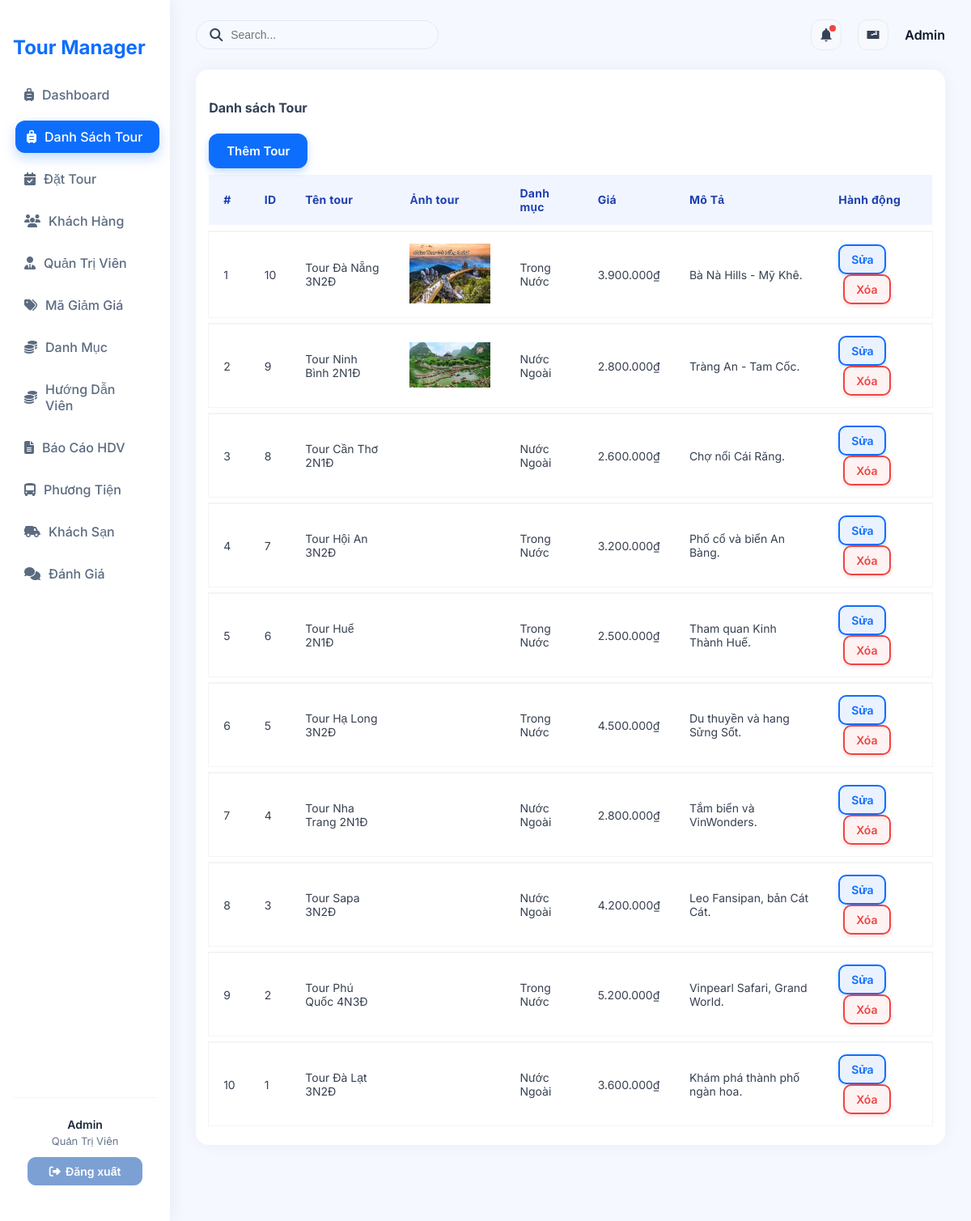
/?action=admin-listTours (signed in), run on the app's committed database.
### tables this page shows
CREATE TABLE `tours` (
  `tour_id` int NOT NULL,
  `tour_name` varchar(150) NOT NULL,
  `description` text,
  `price` decimal(12,2) DEFAULT NULL,
  `category_id` int DEFAULT NULL,
  `tour_images` varchar(255) NOT NULL
);

CREATE TABLE `categories` (
  `category_id` int NOT NULL,
  `category_name` varchar(100) DEFAULT NULL
);

### controllers/TourController.php (called while the page is built, shortened)
<?php
class TourController
{
    private $tourQuery;
    public function __construct()
    {
        $this->tourQuery = new ToursQuery();
    }
    public function listTours()
    {
        $tours = $this->tourQuery->getAllToursWithCategory();
        require './views/Tour/listTour.php';
    }
}
?>

### routes/index.php (called while the page is built)
<?php
$action = $_GET['action'] ?? '/';
match ($action) {
    '/' => (new ProductController)->home(),
    'admin' => require './views/admin.php',
    'login' => (new AuthController)->login(),
    'logout' => (new AuthController)->logout(),
    'admin-listTours' => require './views/admin.php',
    'admin-createTours' => require './views/admin.php',
    'admin-updateTours' => require './views/admin.php',
    'admin-listUsers' => require './views/admin.php',
    'admin-createUsers' => require './views/admin.php',
    'admin-updateUsers' => require './views/admin.php',
    'admin-listCategory' => require './views/admin.php',
    'admin-createCategory' => require './views/admin.php',
    'admin-updateCategory' => require './views/admin.php',
    'admin-listCustomer' => require './views/admin.php',
    'admin-createCustomer' => require './views/admin.php',
    'admin-updateCustomer' => require './views/admin.php',
    'admin-listDiscount' => require './views/admin.php',
    'admin-createDiscount' => require './views/admin.php',
    'admin-updateDiscount' => require './views/admin.php',
    'admin-listGuide' => require './views/admin.php',
    'admin-createGuide' => require './views/admin.php',
    'admin-updateGuide' => require './views/admin.php',
    'admin-listTourGuide' => require './views/admin.php',
    'admin-createTourGuide' => require './views/admin.php',
    'admin-updateTourGuide' => require './views/admin.php',
    'admin-listHotel' => require './views/admin.php',
    'admin-createHotel' => require './views/admin.php',
    'admin-updateHotel' => require './views/admin.php',
    'admin-listVehicles' => require './views/admin.php',
    'admin-createVehicles' => require './views/admin.php',
    'admin-updateVehicles' => require './views/admin.php',
    'admin-listReport' => require './views/admin.php',
    'admin-createReport' => require './views/admin.php',
    'admin-updateReport' => require './views/admin.php',
    default => require './views/admin.php',
};

### index.php (called while the page is built, shortened)
<?php
spl_autoload_register(function ($class) {
    $fileName = "$class.php";
    $fileModel              = PATH_MODEL . $fileName;
});
require_once './routes/index.php';

### models/BaseModel.php (called while the page is built, shortened)
<?php
class BaseModel
{
    public function __construct()
    {
        $dsn = sprintf('mysql:host=%s;port=%s;dbname=%s;charset=utf8', DB_HOST, DB_PORT, DB_NAME);
        try {
            $this->pdo = new PDO($dsn, DB_USERNAME, DB_PASSWORD, DB_OPTIONS);
        } catch (PDOException $e) {
            die("Kết nối cơ sở dữ liệu thất bại: {$e->getMessage()}. Vui lòng thử lại sau.");
        }
    }
}

### models/ToursQuery.php (called while the page is built, shortened)
<?php
class ToursQuery extends BaseModel
{
    public function getAllToursWithCategory()
    {
        $sql = "SELECT t.*, c.category_name
                FROM tours t
                LEFT JOIN categories c ON t.category_id = c.category_id
                ORDER BY t.tour_id DESC";
        $stmt = $this->pdo->prepare($sql);
        $stmt->execute();
        return $stmt->fetchAll(PDO::FETCH_ASSOC);
    }
}
?>

### views/Tour/listTour.php (the view)
<div class="table-header d-flex justify-content-between align-items-center mb-3">
    <h4 class="fw-bold">Danh sách Tour</h4>
    <div class="action-group d-flex align-items-center gap-3">
        <a href="?action=admin-createTours" class="btn btn-primary">
            Thêm Tour
        </a>
    </div>
</div>
<table class="table table-hover align-middle">
    <thead class="table-light">
        <tr>
            <th>#</th>
            <th>ID</th>
            <th>Tên tour</th>
            <th>Ảnh tour</th>
            <th>Danh mục</th>
            <th>Giá</th>
            <th>Mô Tả</th>
            <th>Hành động</th>
        </tr>
    </thead>
    <tbody>
        <?php $stt = 1; foreach ($tours as $tour): ?>
        <tr>
            <td><?= $stt++ ?></td>
            <td><?= $tour['tour_id'] ?></td>
            <td><?= htmlspecialchars($tour['tour_name']) ?></td>
            <td>
                <?php if (!empty($tour['tour_images'])): ?>
                <img src="<?= BASE_ASSETS_UPLOADS . $tour['tour_images'] ?>" width="100"
                    alt="<?= htmlspecialchars($tour['tour_name']) ?>">
                <?php endif; ?>
            </td>
            <td><?= htmlspecialchars($tour['category_name']) ?></td>
            <td><?= number_format($tour['price'], 0, ',', '.') ?>₫</td>
            <td><?= htmlspecialchars($tour['description']) ?></td>
            <td>
                <a href="?action=admin-updateTours&id=<?= $tour['tour_id'] ?>"
                    class="btn btn-outline-success btn-sm">Sửa</a>
                <a href="?action=admin-deleteTours&id=<?= $tour['tour_id'] ?>" class="btn btn-outline-danger btn-sm"
                    onclick="return confirm('Xóa tour này?')">Xóa</a>
            </td>
        </tr>
        <?php endforeach; ?>
    </tbody>
</table>
</div>

### assets/css/admin.css (style rules this page uses)
* { box-sizing: border-box; }
body { font-family: "Inter", sans-serif; margin: 0; padding: 0; background: #f5f9ff; color: #334155; display: flex; height: 100vh; overflow: hidden; }

### assets/css/Tour/listTours.css (style rules this page uses)
a { text-decoration: none; }
.table { width: 100%; border-collapse: separate; border-spacing: 0 8px; font-family: "Inter", sans-serif; }
.table thead tr { background-color: #f1f5ff; color: #1e40af; font-weight: 600; text-align: left; }
.table thead th { padding: 14px 18px; font-size: 14px; letter-spacing: 0.3px; }
.table tbody tr { background-color: #ffffff; transition: all 0.2s ease; box-shadow: 0 0 0 1px #f3f4f6; }
.table tbody td { padding: 14px 18px; font-size: 14px; color: #374151; vertical-align: middle; border-top: 1px solid #f3f4f6; }
.btn { display: inline-flex; align-items: center; justify-content: center; font-size: 14px; padding: 10px 16px; border-radius: 12px; font-weight: 600; cursor: pointer; transition: all 0.2s ease; }
.btn-sm { font-size: 14px; padding: 8px 14px; border-radius: 10px; }
.btn-outline-success { border: 2px solid #0d6efd; color: #0d6efd; background: #eaf1ff; box-shadow: 0 2px 4px rgba(13, 110, 253, 0.2); }
.btn-outline-danger { border: 2px solid #ef4444; color: #ef4444; background: #fef2f2; box-shadow: 0 2px 4px rgba(239, 68, 68, 0.2); margin-left: 6px; }
.btn-primary { background-color: #0d6efd; border: none; color: #fff; font-size: 15px; font-weight: 600; padding: 12px 22px; border-radius: 12px; box-shadow: 0 4px 10px rgba(13, 110, 253, 0.25); transition: all 0.2s ease; }
.action-group { display: flex; align-items: center; gap: 16px; }

### data on the page
tours: tour_id "10", tour_name "Tour Đà Nẵng 3N2Đ", tour_images (picture), category.category_name "Trong Nước", price "3.900.000", description "Bà Nà Hills - Mỹ Khê."
tours: tour_id "9", tour_name "Tour Ninh Bình 2N1Đ", tour_images (picture), category.category_name "Nước Ngoài", price "2.800.000", description "Tràng An - Tam Cốc."
tours: tour_id "8", tour_name "Tour Cần Thơ 2N1Đ", category.category_name "Nước Ngoài", price "2.600.000", description "Chợ nổi Cái Răng."
tours: tour_id "7", tour_name "Tour Hội An 3N2Đ", category.category_name "Trong Nước", price "3.200.000", description "Phố cổ và biển An Bàng."
tours: tour_id "6", tour_name "Tour Huế 2N1Đ", category.category_name "Trong Nước", price "2.500.000", description "Tham quan Kinh Thành Huế."
tours: tour_id "5", tour_name "Tour Hạ Long 3N2Đ", category.category_name "Trong Nước", price "4.500.000", description "Du thuyền và hang Sửng Sốt."
tours: tour_id "4", tour_name "Tour Nha Trang 2N1Đ", category.category_name "Nước Ngoài", price "2.800.000", description "Tắm biển và VinWonders."
tours: tour_id "3", tour_name "Tour Sapa 3N2Đ", category.category_name "Nước Ngoài", price "4.200.000", description "Leo Fansipan, bản Cát Cát."
tours: tour_id "2", tour_name "Tour Phú Quốc 4N3Đ", category.category_name "Trong Nước", price "5.200.000", description "Vinpearl Safari, Grand World."
tours: tour_id "1", tour_name "Tour Đà Lạt 3N2Đ", category.category_name "Nước Ngoài", price "3.600.000", description "Khám phá thành phố ngàn hoa."

### other printed values
$user['name'] "Admin"
